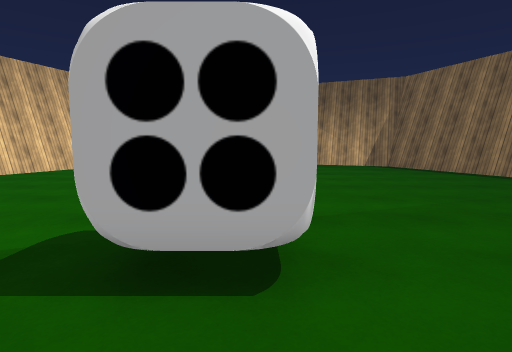
[1] (above)

13 first-person views from a walk through a 3-D level made in the Unity game engine. The camera is 1.3 m above the floor, tilts 6° down and sees 80° across. The floor is counted in squares, 1 m on a side. Each view is taken from the middle of a square. On the plan, view 1 faces up. The plan holds only what a view shows up to about 14 squares ahead; the rest is blank. The place goes on beyond the plan. Some surface patterns are stand-ins.

[2]
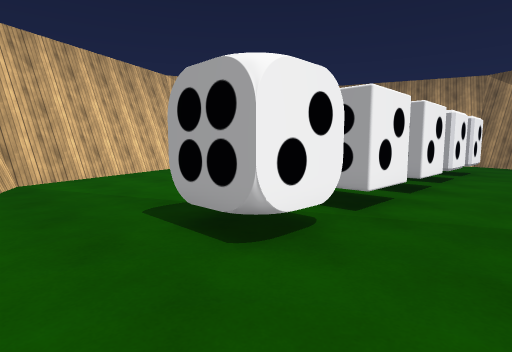

[3]
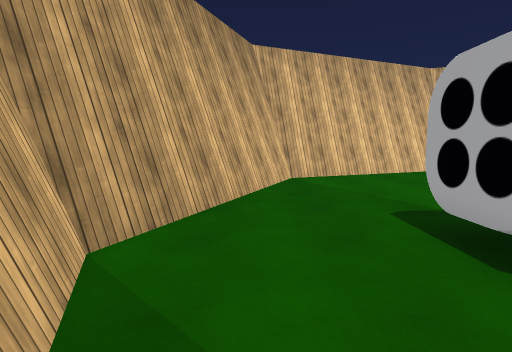

[4]
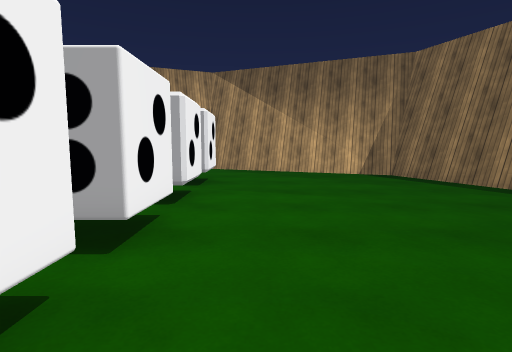

[5]
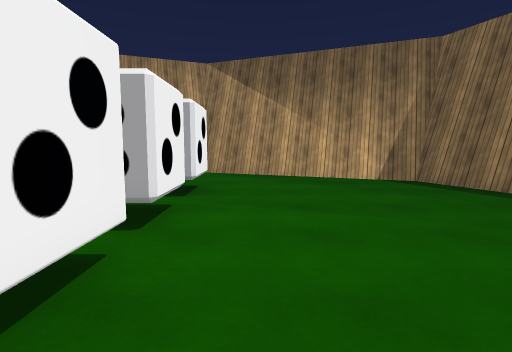

[6]
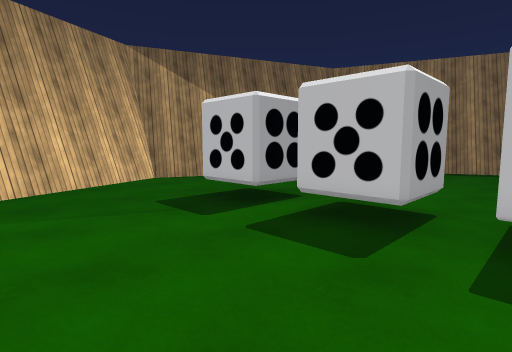

[7]
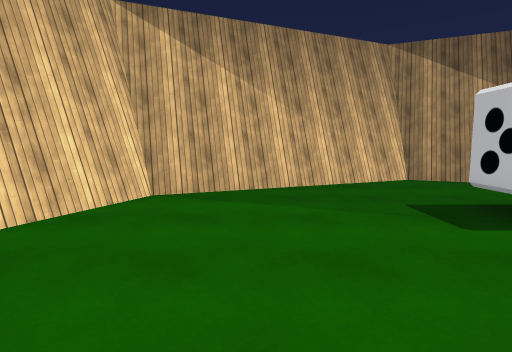

[8]
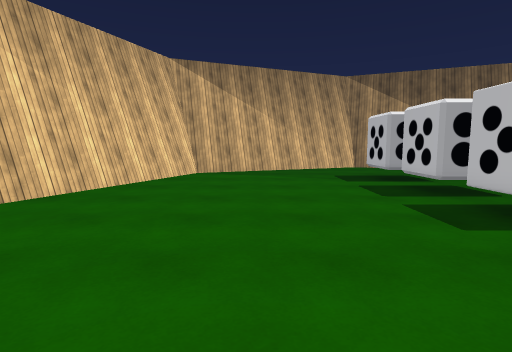

[9]
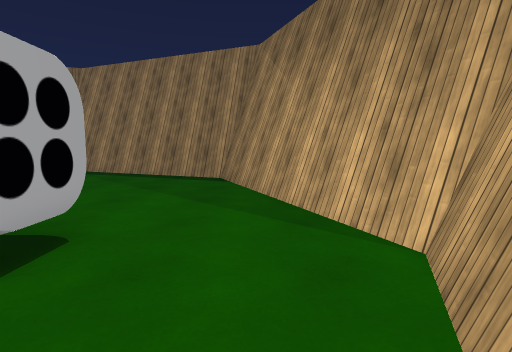

[10]
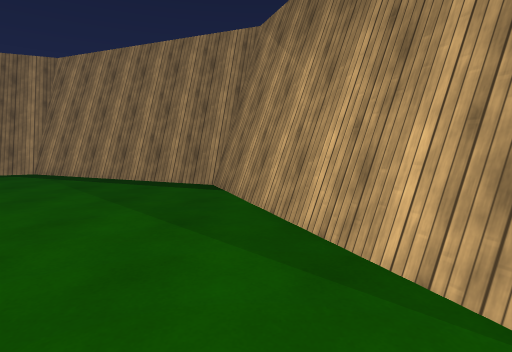

[11]
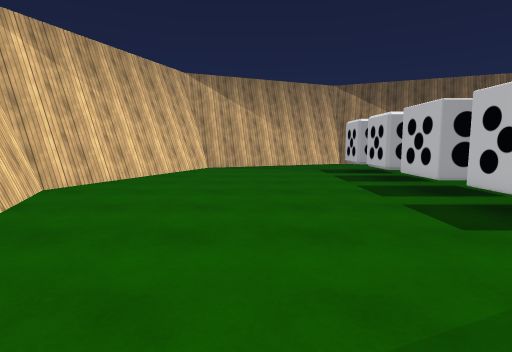

[12]
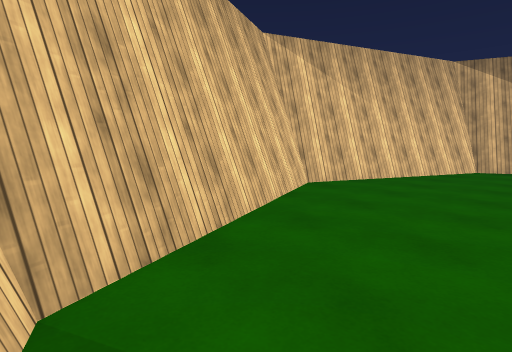

[13]
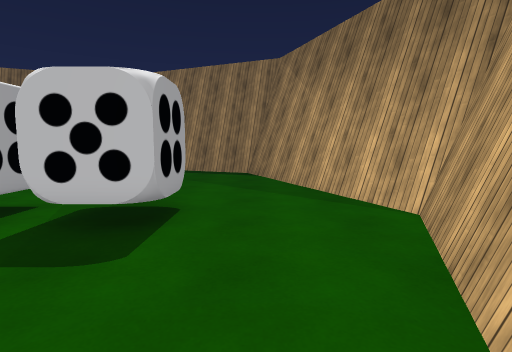

### Floor plan
Points are (right, up) in squares from view 1. A wall is a line through its corners. A room is listed if a view was taken in it or the views show most of it. See-through windows are left out.
Room 1 (views 1, 2, 3, 4, 5, 6, 7, 8, 9, 10, 11, 12, 13)
walls: (1.6, 20.8) (-0.1, 21.5); (-4.2, -1.1) (-0.9, -2.5); (10.6, 11.7) (8, 18.1); (8.1, 17.9) (-0.6, 21.5) (-9, 18) (-12.5, 9.5) (-9.1, 1.1) (-0.5, -2.5) (8, 1.1) (11.5, 9.5) (11, 10.9); (8.2, 18.1) (3, 20.2); (7.9, 1.2) (11.3, 9.4) (7.8, 17.8) (-0.5, 21.3) (-8.9, 17.8) (-12.3, 9.5) (-8.8, 1.2); (-0.1, -2.5) (8, 0.8)
low walls: (-10.5, 13.3) (-10.8, 12.5); (-9.6, 15.4) (-10, 14.5); (-10.9, 12.4) (-11.3, 11.5); (-8.8, 17.4) (-9.2, 16.4); (9.5, 5.6) (10.3, 7.5); (10.5, 8) (11.1, 9.4); (8.5, 3.2) (9.4, 5.3); (-8.8, 1.2) (-0.5, -2.3) (7.9, 1.2); (7.7, 1.2) (8.2, 2.6)
objects: other object (-1, 3) to (0, 4); other object (-1, 6) to (0, 7); other object (-1, 9) to (0, 10); other object (-1, 12) to (0, 13); other object (-1, 15) to (0, 16)

Positions as (right, up) in squares from view 1, and headings:
1: (0, 0), facing up
2: (3, 0), facing up-left
3: (3, 0), facing left
4: (2, 5), facing up
5: (2, 7), facing up
6: (-6, 10), facing up-right
7: (-6, 10), facing up
8: (-6, 4), facing up
9: (-4, 0), facing right
10: (-2, 0), facing right
11: (-6, 1), facing up
12: (-6, 1), facing up-left
13: (-6, 1), facing right
